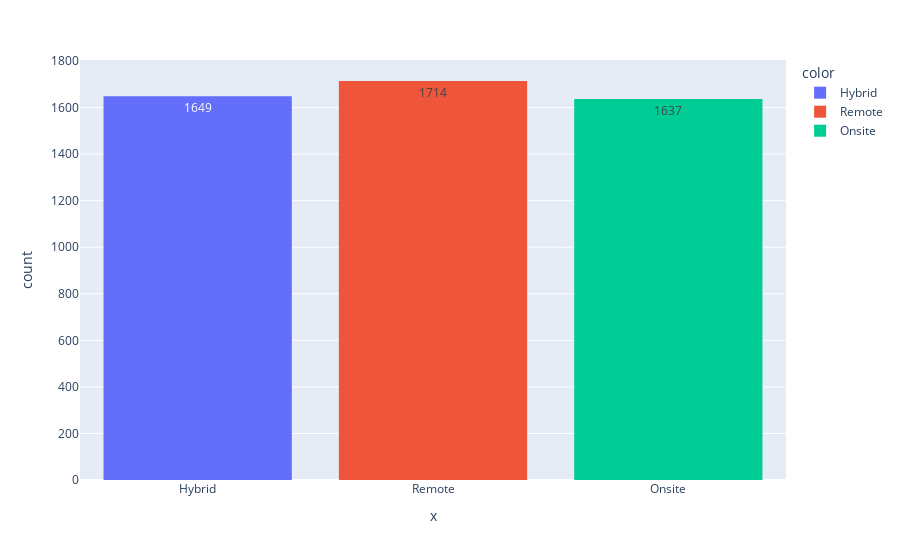

The notebook cell saved with this chart:
### Code cell
fig = px.histogram(x = df['Work_Location'], text_auto=True, color=df['Work_Location'])
fig.show()

### Figure 1 — Plotly figure (JSON) as saved in the notebook; plotly's stock layout.template omitted (floating-point values rounded to 4 significant figures; data arrays with more than 128 entries replaced by an {"elided": "..."} marker saying what was removed)
{"data": [{"alignmentgroup": "True", "bingroup": "x", "hovertemplate": "color=Hybrid<br>x=%{x}<br>count=%{y}<extra></extra>", "legendgroup": "Hybrid", "marker": {"color": "#636efa", "pattern": {"shape": ""}}, "name": "Hybrid", "offsetgroup": "Hybrid", "orientation": "v", "showlegend": true, "texttemplate": "%{value}", "type": "histogram", "x": {"elided": "1649 str values"}, "xaxis": "x", "yaxis": "y"}, {"alignmentgroup": "True", "bingroup": "x", "hovertemplate": "color=Remote<br>x=%{x}<br>count=%{y}<extra></extra>", "legendgroup": "Remote", "marker": {"color": "#EF553B", "pattern": {"shape": ""}}, "name": "Remote", "offsetgroup": "Remote", "orientation": "v", "showlegend": true, "texttemplate": "%{value}", "type": "histogram", "x": {"elided": "1714 str values"}, "xaxis": "x", "yaxis": "y"}, {"alignmentgroup": "True", "bingroup": "x", "hovertemplate": "color=Onsite<br>x=%{x}<br>count=%{y}<extra></extra>", "legendgroup": "Onsite", "marker": {"color": "#00cc96", "pattern": {"shape": ""}}, "name": "Onsite", "offsetgroup": "Onsite", "orientation": "v", "showlegend": true, "texttemplate": "%{value}", "type": "histogram", "x": {"elided": "1637 str values"}, "xaxis": "x", "yaxis": "y"}], "layout": {"barmode": "relative", "legend": {"title": {"text": "color"}, "tracegroupgap": 0}, "margin": {"t": 60}, "xaxis": {"anchor": "y", "domain": [0, 1], "title": {"text": "x"}}, "yaxis": {"anchor": "x", "domain": [0, 1], "title": {"text": "count"}}}}
